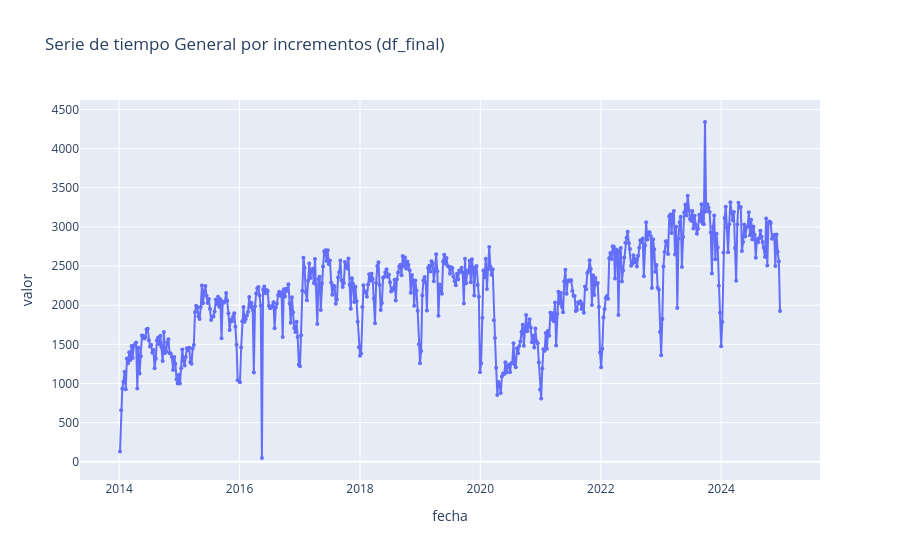

Source (notebook cell):
### Code cell
# Gráfica de línea con seaborn
df_incrementos = df.groupby('fecha')['valor'].sum().reset_index()
x= 'fecha'
y= 'valor'
title = 'Serie de tiempo General por incrementos (df_final)'
# Gráfica de línea con plotly/seaborn según selección del usuario
func.plot_timeseries(df_incrementos, x=x, y=y, title=title, plotly_engine=USE_PLOTLY)
df_incrementos.info()

### Figure 1 — Plotly figure (JSON) as saved in the notebook; plotly's stock layout.template omitted (floating-point values rounded to 4 significant figures; data arrays with more than 128 entries replaced by an {"elided": "..."} marker saying what was removed)
{"data": [{"customdata": {"elided": "571x1 int values"}, "hovertemplate": "fecha=%{x}<br>valor=%{y}<br>semana=%{customdata[0]}<extra></extra>", "legendgroup": "", "line": {"color": "#636efa", "dash": "solid"}, "marker": {"size": 4, "symbol": "circle"}, "mode": "lines+markers", "name": "", "orientation": "v", "showlegend": false, "type": "scatter", "x": {"elided": "571 str values"}, "xaxis": "x", "y": {"elided": "571 int values"}, "yaxis": "y"}], "layout": {"legend": {"tracegroupgap": 0}, "title": {"text": "Serie de tiempo General por incrementos (df_final)"}, "xaxis": {"anchor": "y", "domain": [0, 1], "title": {"text": "fecha"}}, "yaxis": {"anchor": "x", "domain": [0, 1], "title": {"text": "valor"}}}}
